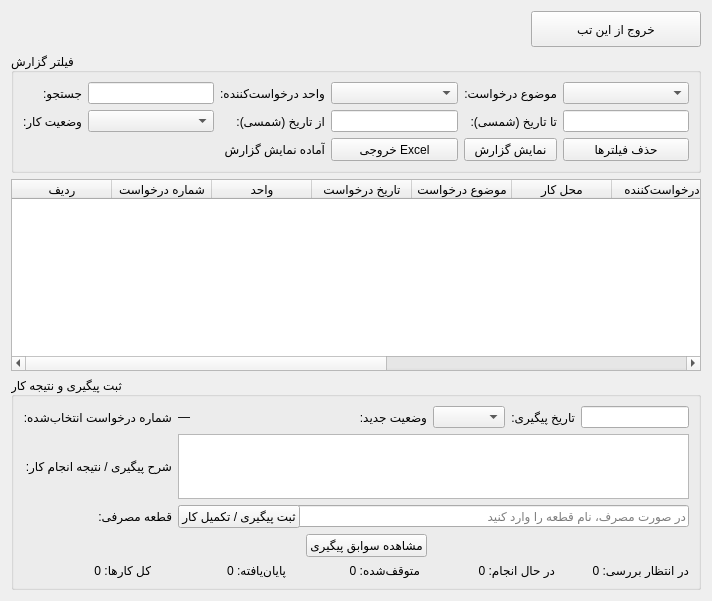
      <widget class="QWidget" name="tabReport">
       <attribute name="title">
        <string>گزارش و پیگیری کارها</string>
       </attribute>
       <layout class="QVBoxLayout" name="verticalLayoutReport">
        <item alignment="Qt::AlignmentFlag::AlignRight">
         <widget class="QPushButton" name="btnBackHomeReport">
          <property name="minimumSize">
           <size>
            <width>170</width>
            <height>36</height>
           </size>
          </property>
          <property name="text">
           <string>خروج از این تب</string>
          </property>
         </widget>
        </item>
        <item>
         <widget class="QGroupBox" name="groupReportFilters">
          <property name="title">
           <string>فیلتر گزارش</string>
          </property>
          <layout class="QGridLayout" name="gridReportFilters">
           <item row="0" column="0">
            <widget class="QLabel" name="lblReportSearch">
             <property name="text">
              <string>جستجو:</string>
             </property>
            </widget>
           </item>
           <item row="0" column="1">
            <widget class="QLineEdit" name="txtReportSearch" />
           </item>
           <item row="0" column="2">
            <widget class="QLabel" name="lblReportUnit">
             <property name="text">
              <string>واحد درخواست‌کننده:</string>
             </property>
            </widget>
           </item>
           <item row="0" column="3">
            <widget class="QComboBox" name="cmbReportUnit" />
           </item>
           <item row="0" column="4">
            <widget class="QLabel" name="lblReportTopic">
             <property name="text">
              <string>موضوع درخواست:</string>
             </property>
            </widget>
           </item>
           <item row="0" column="5">
            <widget class="QComboBox" name="cmbReportTopic" />
           </item>
           <item row="1" column="0">
            <widget class="QLabel" name="lblReportStatus">
             <property name="text">
              <string>وضعیت کار:</string>
             </property>
            </widget>
           </item>
           <item row="1" column="1">
            <widget class="QComboBox" name="cmbReportStatus" />
           </item>
           <item row="1" column="2">
            <widget class="QLabel" name="lblReportFrom">
             <property name="text">
              <string>از تاریخ (شمسی):</string>
             </property>
            </widget>
           </item>
           <item row="1" column="3">
            <widget class="QLineEdit" name="txtReportFrom" />
           </item>
           <item row="1" column="4">
            <widget class="QLabel" name="lblReportTo">
             <property name="text">
              <string>تا تاریخ (شمسی):</string>
             </property>
            </widget>
           </item>
           <item row="1" column="5">
            <widget class="QLineEdit" name="txtReportTo" />
           </item>
           <item row="2" column="0" colspan="3">
            <widget class="QLabel" name="lblReportResultCount">
             <property name="text">
              <string>آماده نمایش گزارش</string>
             </property>
            </widget>
           </item>
           <item row="2" column="3">
            <widget class="QPushButton" name="btnExportReport">
             <property name="text">
              <string>خروجی Excel</string>
             </property>
             <property name="toolTip">
              <string>خروجی اکسل از نتایج فیلترشده گزارش و پیگیری کارها</string>
             </property>
            </widget>
           </item>
           <item row="2" column="4">
            <widget class="QPushButton" name="btnRefreshReport">
             <property name="text">
              <string>نمایش گزارش</string>
             </property>
            </widget>
           </item>
           <item row="2" column="5">
            <widget class="QPushButton" name="btnClearReportFilters">
             <property name="text">
              <string>حذف فیلترها</string>
             </property>
            </widget>
           </item>
          </layout>
         </widget>
        </item>
        <item>
         <widget class="QTableWidget" name="tblReportList">
          <property name="sizePolicy">
           <sizepolicy hsizetype="Expanding" vsizetype="Expanding">
            <horstretch>0</horstretch>
            <verstretch>2</verstretch>
           </sizepolicy>
          </property>
          <property name="columnCount">
           <number>11</number>
          </property>
          <property name="alternatingRowColors">
           <bool>true</bool>
          </property>
          <property name="selectionBehavior">
           <enum>QAbstractItemView::SelectionBehavior::SelectRows</enum>
          </property>
          <property name="selectionMode">
           <enum>QAbstractItemView::SelectionMode::SingleSelection</enum>
          </property>
          <column>
           <property name="text">
            <string>ردیف</string>
           </property>
          </column>
          <column>
           <property name="text">
            <string>شماره درخواست</string>
           </property>
          </column>
          <column>
           <property name="text">
            <string>واحد</string>
           </property>
          </column>
          <column>
           <property name="text">
            <string>تاریخ درخواست</string>
           </property>
          </column>
          <column>
           <property name="text">
            <string>موضوع درخواست</string>
           </property>
          </column>
          <column>
           <property name="text">
            <string>محل کار</string>
           </property>
          </column>
          <column>
           <property name="text">
            <string>درخواست‌کننده</string>
           </property>
          </column>
          <column>
           <property name="text">
            <string>شرح درخواست</string>
           </property>
          </column>
          <column>
           <property name="text">
            <string>وضعیت</string>
           </property>
          </column>
          <column>
           <property name="text">
            <string>آخرین تاریخ پیگیری</string>
           </property>
          </column>
          <column>
           <property name="text">
            <string>آخرین توضیحات</string>
           </property>
          </column>
         </widget>
        </item>
        <item>
         <widget class="QGroupBox" name="groupTracking">
          <property name="sizePolicy">
           <sizepolicy hsizetype="Preferred" vsizetype="Preferred">
            <horstretch>0</horstretch>
            <verstretch>0</verstretch>
           </sizepolicy>
          </property>
          <property name="title">
           <string>ثبت پیگیری و نتیجه کار</string>
          </property>
          <layout class="QGridLayout" name="gridTracking">
           <item row="0" column="0">
            <widget class="QLabel" name="lblSelectedWorkNoTitle">
             <property name="text">
              <string>شماره درخواست انتخاب‌شده:</string>
             </property>
            </widget>
           </item>
           <item row="0" column="1">
            <widget class="QLabel" name="lblSelectedWorkNo">
             <property name="text">
              <string>—</string>
             </property>
            </widget>
           </item>
           <item row="0" column="2">
            <widget class="QLabel" name="lblTrackingStatusTitle">
             <property name="text">
              <string>وضعیت جدید:</string>
             </property>
            </widget>
           </item>
           <item row="0" column="3">
            <widget class="QComboBox" name="cmbTrackingStatus" />
           </item>
           <item row="0" column="4">
            <widget class="QLabel" name="lblTrackingDateTitle">
             <property name="text">
              <string>تاریخ پیگیری:</string>
             </property>
            </widget>
           </item>
           <item row="0" column="5">
            <widget class="QLineEdit" name="txtTrackingDate" />
           </item>
           <item row="1" column="0">
            <widget class="QLabel" name="lblTrackingNoteTitle">
             <property name="text">
              <string>شرح پیگیری / نتیجه انجام کار:</string>
             </property>
            </widget>
           </item>
           <item row="1" column="1" colspan="5">
            <widget class="QPlainTextEdit" name="txtTrackingNote">
             <property name="minimumSize">
              <size>
               <width>0</width>
               <height>45</height>
              </size>
             </property>
             <property name="maximumSize">
              <size>
               <width>16777215</width>
               <height>65</height>
              </size>
             </property>
            </widget>
           </item>
           <item row="2" column="0">
            <widget class="QLabel" name="lblTrackingConsumablePartTitle">
             <property name="text">
              <string>قطعه مصرفی:</string>
             </property>
            </widget>
           </item>
           <item row="2" column="1" colspan="5">
            <widget class="QLineEdit" name="txtTrackingConsumablePart">
             <property name="placeholderText">
              <string>در صورت مصرف، نام قطعه را وارد کنید</string>
             </property>
            </widget>
           </item>

           <item row="2" column="1">
            <widget class="QPushButton" name="btnSaveTracking">
             <property name="text">
              <string>ثبت پیگیری / تکمیل کار</string>
             </property>
            </widget>
           </item>
           <item row="3" column="2">
            <widget class="QPushButton" name="btnViewTrackingHistory">
             <property name="text">
              <string>مشاهده سوابق پیگیری</string>
             </property>
            </widget>
           </item>
           <item row="4" column="0" colspan="6">
            <layout class="QHBoxLayout" name="horizontalLayoutReportStats">
             <item><widget class="QLabel" name="lblReportTotalCount"><property name="text"><string>کل کارها: 0</string></property></widget></item>
             <item><widget class="QLabel" name="lblReportCompletedCount"><property name="text"><string>پایان‌یافته: 0</string></property></widget></item>
             <item><widget class="QLabel" name="lblReportStoppedCount"><property name="text"><string>متوقف‌شده: 0</string></property></widget></item>
             <item><widget class="QLabel" name="lblReportInProgressCount"><property name="text"><string>در حال انجام: 0</string></property></widget></item>
             <item><widget class="QLabel" name="lblReportPendingCount"><property name="text"><string>در انتظار بررسی: 0</string></property></widget></item>
            </layout>
           </item>
          </layout>
         </widget>
        </item>
       </layout>
      </widget>
